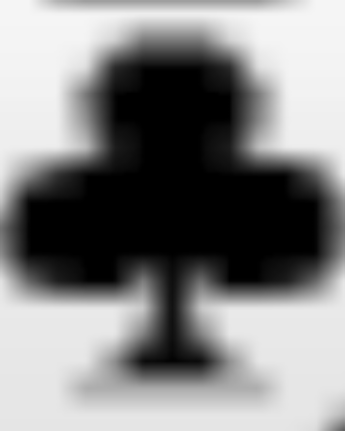
#> input picture img/suits/club.png, 345 x 431 px; its folder holds 4 pictures in this run
$ python holden.py   (older library calls are emulated)
#> lines starting #> are read from the running program, lines starting #| are printed output that depends on the picture
from skimage.measure import compare_ssim as ssim
import matplotlib.pyplot as plt
import numpy as np
import cv2
import sys
from PIL import Image
from pytesseract import *

# globales
# IMPORTANTE! VALORES CONCRETOS PARA CARTAS EN ZYNGA
# posible mejora: hacerlo mas general
c1=10; r1=15; c2=c1+145; r2=25

####################### FUNCIONES AUXILIARES ######################
# input:	database, las imagenes de los palos de referencia
#			names, los nombres de cada palo
#			image, imagen del palo que se quiere clasificar
# output:	"club", "diamond", "heart" o "spade"
def classify_ssim(database, names, image):
	# usando ssim
    max=0
    i=0
    for example in database:
        s = ssim(image, example)
        print(names[i] + ' = ' + str(s))
        if s>max:
            max=s
            result = names[i]
        i+=1
    return result

# input:	carta, imagen de la carta completa
# output:	valor en formato string del 2 al 10, A, J, Q o K
def carta_valor(carta):
    valor_cv = carta[c1:c1+150,r1:r1+145]
    valor_pil = Image.fromarray(valor_cv)
	# aqui ocurre la magia, esta funcion es de pytesseract
    valor = image_to_string(valor_pil, config='-psm 10')
    # CHAPUZA -> 10 lo detecta como m
    if valor == 'm':
        valor = '10'
    return valor

# input:	carta, imagen de la carta completa
# output:	"club", "diamond", "heart" o "spade"
def carta_palo(carta):
    palo_cv = cv2.resize(carta[c2:c2+145,r2:r2+115], (345, 431))
    palo = classify_ssim(suits, suits_names, palo_cv)
    return palo

# input:	carta, imagen de la carta completa
# output:	nombre de la carta listo para pasarlo a holdem_calc
def reconocer_carta(carta):
    return carta_valor(carta)+carta_palo(carta)[0]

##################################################################
# carga de los palos (suits) de referencia globales
suits = [0 for i in range(4)]
suits_names = ["club", "diamond", "heart", "spade"]
i=0
for suit in suits_names:
    im_name = "img/suits/" + suit + ".png"
    suits[i] = cv2.resize(cv2.imread(im_name, 0), (345, 431))
    i+=1
##################################################################

################## CODIGO QUE SE EJECUTA #########################

# obtenemos imagen de una carta y la reconocemos
carta = cv2.resize(cv2.imread('img/pruebas/carta5.png', 0), (345, 431))
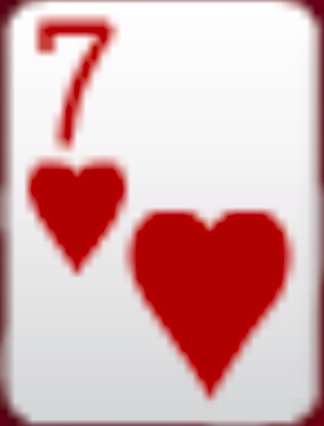
#> input picture img/pruebas/carta5.png, 324 x 426 px
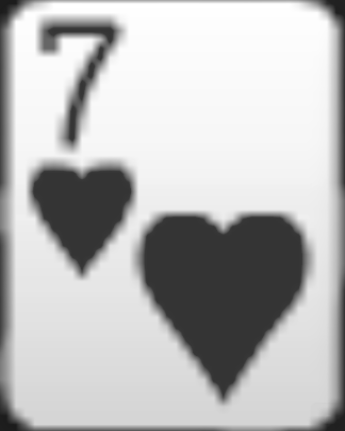
#> carta: shape (431, 345); min 28, max 255, mean 187.1
print(reconocer_carta(carta))
#> in carta_valor, `valor_cv = carta[c1:c1+150,r1:r1+145]`:
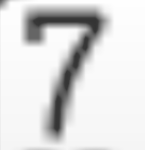
#> valor_cv: shape (150, 145); min 52, max 254, mean 220.7
#> (the run stopped early here; a loop or call above may not have finished)
